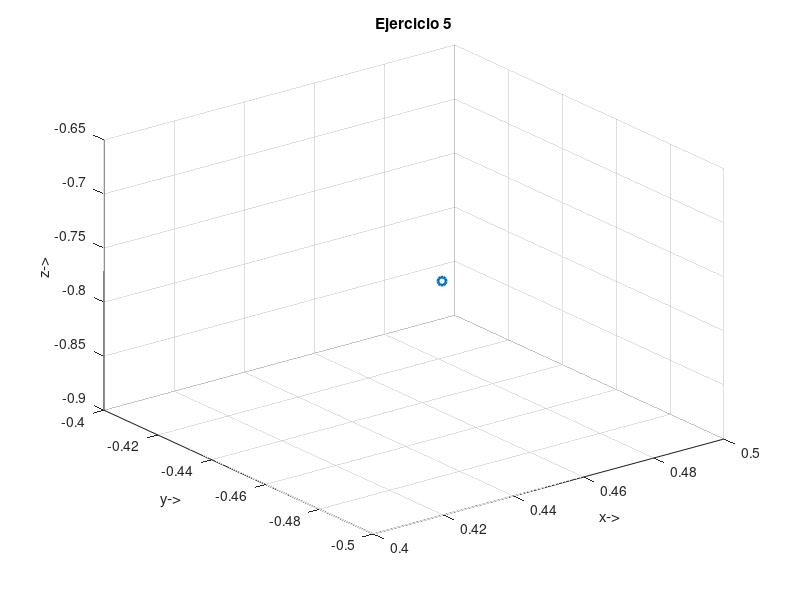

Source code (MATLAB):
Z =  [ cosd(-45) -sind(-45) 0 4;
      sind(-45) cosd(-45) 0 6;
      0 0 1 10.5;
      0 0 0 1]    
Y = [ cosd(50) 0 sind(50) 0;
      0 1 0 0;
      -sind(50) 0 cosd(50) 0;
      0 0 0 1]
x = Z*Y
#print(x)
#plot3(46.8105,5.6000,28.4257,".o","LineWidth",2)

plot3(x(1,1),x(2,1),x(3,1),".o","LineWidth",2)
ylabel("y->")
xlabel("x->")
zlabel("z->")
title("Ejercicio 5")
grid("on")